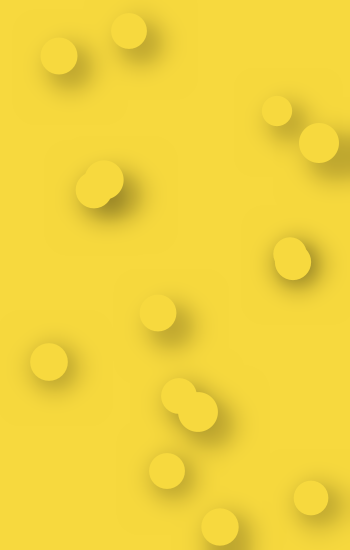
Frame 1 (no input)
Frame 60 (the mouse pressed at the canvas centre just before this capture): identical to frame 1, image omitted
Frame 120 (the mouse held since frame 60 and released just before this capture): identical to frame 1, image omitted

The Processing sketch that drew this single still picture (run headless with seeded random() and noise(); from frame 60 on, the mouse is pressed at the canvas centre):

// Processing sketch: Posters
// ── Posters.pde
ArrayList<DotPoster> dotPoster = new ArrayList();
ArrayList<Bubble> bubblelist = new ArrayList();
int t = 10;
void setup() {
  size(350, 550); 
  for (int i=0; i<width; i+=t) {
    for (int j=0; j<height; j+=t) {
      int k = (int)random(0, 360);
      dotPoster.add(new DotPoster(i, j, k));
    }
  }
  int N = 15;
  for (int i =0; i<N; i++) {
    int x = (int)random(20, width-20);
    float m = 550/N;
    int y = (int)random(m*i+10, m*i+40);
    bubblelist.add(new Bubble(x, y));
  }
}

int f=0;
void draw() {
  background(255, 224, 64);
  poster2();
}

void poster1() {
  for (int i=0; i<dotPoster.size (); i++) {
    DotPoster D = dotPoster.get(i);
    D.update();
    D.show();
    // if(dist(mouseX,mouseY,D.x,D.y)<20) D.k =(int)random(360);
  }
}

void poster2() { 
  for (int i=0; i<bubblelist.size (); i++) {
    Bubble B = bubblelist.get(i);
    B.blur();
  } 
  filter(BLUR, 10); 
  for (int i=0; i<bubblelist.size (); i++) {
    Bubble B = bubblelist.get(i);
    B.show();
  }
  fill(0, 8);
  rect(0, 0, width, height);
  filter(BLUR, 0.3);
}


// ── Posterclass.pde
class LineSpace {
  LineSpace() {
  }
  void show() {
  }
  void update() {
  }
}


// ── posterOne.pde
class DotPoster {
  int x, y, alpha, k; 
  int rmax, rmin; 
  float r;
  DotPoster(int x, int y, int k) {
    this.x = x;
    this.y = y; 
    rmax = 4;
    rmin = 1;
    r = random(rmin, rmax); 
    this.k = k;
  }
  void show() {
    noStroke();
    fill(#E55C28, alpha);
    ellipse(x, y, 2*r, 2*r);
  }
  void update() {
    r = rmax*sin(radians(k)); 
    alpha = (int)map(r, rmin, rmax, 0, 255);
    k+=2;
  }
}


// ── posterTwo.pde
class Bubble {
  float x, y, r, br, a, b;
  color c;
  Bubble(float x, float y) {
    this.x = x;
    this.y = y;
    a  = b = random(5, 15);
    r = random(15, 20);
    br = r+5;
  }
  void show() {    
    noStroke();
    fill(255, 224, 64);
    ellipse(x, y, 2*r, 2*r);
  } 
  void blur() {
    noStroke();  
    fill(0, 60);
    ellipse(x+a, y+b, 2*br, 2*br);
  }
}
